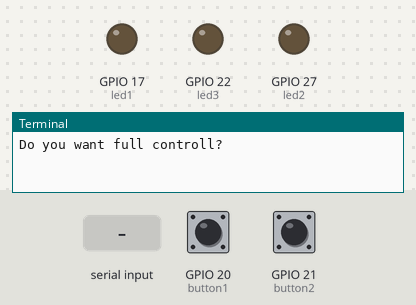
Simulated run of this program. Board: Raspberry Pi (BCM pin numbers). Parts: output pins drawn as LEDs (lit = HIGH), the last lines printed to the terminal. The test bench sets the inputs (shaded band); at power-on: GPIO 20 (button1) HIGH, GPIO 21 (button2) HIGH. At 2.8 s the program stops and its outputs stay as they are.

Above: at 1.2 s.
1.3 s: "yes" typed at the terminal, then Enter
At 1.6 s:
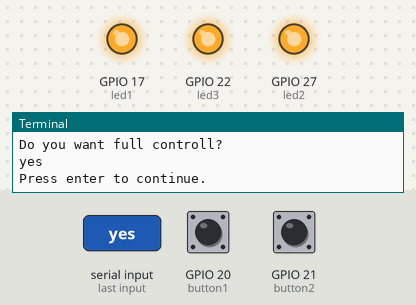
2.8 s: "1" typed at the terminal, then Enter
At 3.9 s:
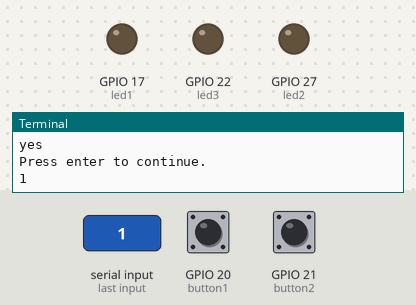
Timing chart, 0 to 4.3 s (numbered marks = the images above; inputs shaded):
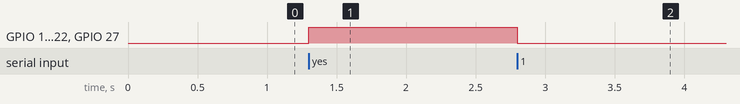

Measured:
- after the input at 1.3 s, GPIO 17 (led1), GPIO 22 (led3), GPIO 27 (led2): LOW → HIGH at once
- after the input at 2.8 s, GPIO 17 (led1), GPIO 22 (led3), GPIO 27 (led2): HIGH → LOW at once

The program:

gpio.py
```python
from gpiozero import LED, Button
from time import sleep
choice = input("Do you want full controll? ")

led1 = LED(17)
led2 = LED(27)
led3 = LED(22)

led1.on()
led2.on()
led3.on()
input("Press enter to continue. ")
led1.off()
led2.off()
led3.off()

button1 = Button(20)
button2 = Button(21)

def blink1():
    led1.blink(1,2)


def blink2():
    led2.blink(0.1,0.5)


while choice != "yes":
    button1.when_pressed = blink1
    button1.when_released = blink2
    button2.when_pressed = led1.off
    button2.when_released = led2.off
    sleep(1)
```
